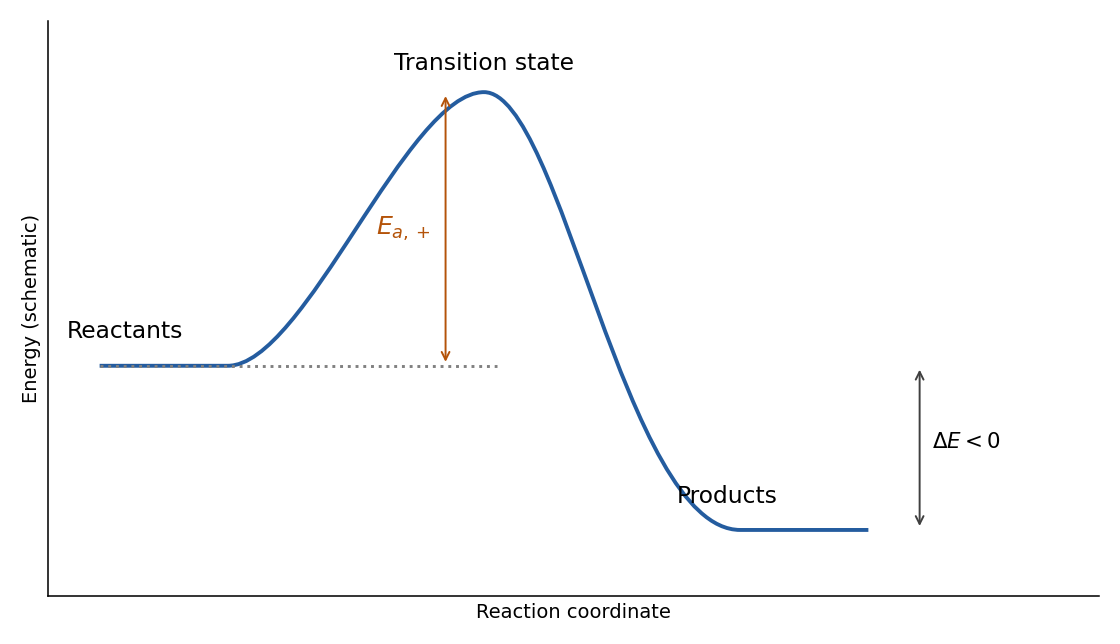

The script that drew this image:
"""Original solution diagram; writes its PNG basename to the current directory."""
from pathlib import Path
import sys
for ancestor in Path(__file__).resolve().parents:
    if (ancestor/'tools'/'chemistry_diagram.py').exists():
        sys.path.insert(0,str(ancestor/'tools'));break
import matplotlib
matplotlib.use('Agg')
import matplotlib.pyplot as plt
import numpy as np
from matplotlib.patches import Circle, Ellipse, FancyArrowPatch, PathPatch
from matplotlib.path import Path as MplPath
from chemistry_diagram import bond, atom, curly, wedge, finish, save, BLUE, ORANGE

fig,ax=plt.subplots(figsize=(8,4.6),facecolor='white')
verts=[(0,0),(1,0),(1.6,0),(2.4,5),(3,5),(3.6,5),(4.1,-3),(5,-3),(6,-3)]
codes=[MplPath.MOVETO,MplPath.LINETO,MplPath.CURVE4,MplPath.CURVE4,MplPath.CURVE4,MplPath.CURVE4,MplPath.CURVE4,MplPath.CURVE4,MplPath.LINETO]
ax.add_patch(PathPatch(MplPath(verts,codes),fc='none',ec=BLUE,lw=2))
ax.plot([0,3.1],[0,0],ls=':',color='.5');ax.annotate('',(2.7,5),(2.7,0),arrowprops={'arrowstyle':'<->','color':ORANGE});ax.text(2.58,2.4,r'$E_{a,+}$',ha='right',color=ORANGE,fontsize=13)
for pos,t in [((.2,.5),'Reactants'),((4.9,-2.5),'Products'),((3,5.4),'Transition state')]:ax.text(*pos,t,ha='center',fontsize=12)
ax.annotate('',(6.4,0),(6.4,-3),arrowprops={'arrowstyle':'<->','color':'.25'});ax.text(6.5,-1.5,r'$\Delta E<0$',fontsize=11)
ax.set(xlim=(-.4,7.8),ylim=(-4.2,6.3),xlabel='Reaction coordinate',ylabel='Energy (schematic)');ax.spines[['top','right']].set_visible(False);ax.set_xticks([]);ax.set_yticks([])

fig.tight_layout();save(fig,'paper-1-exothermic-profile.png')
